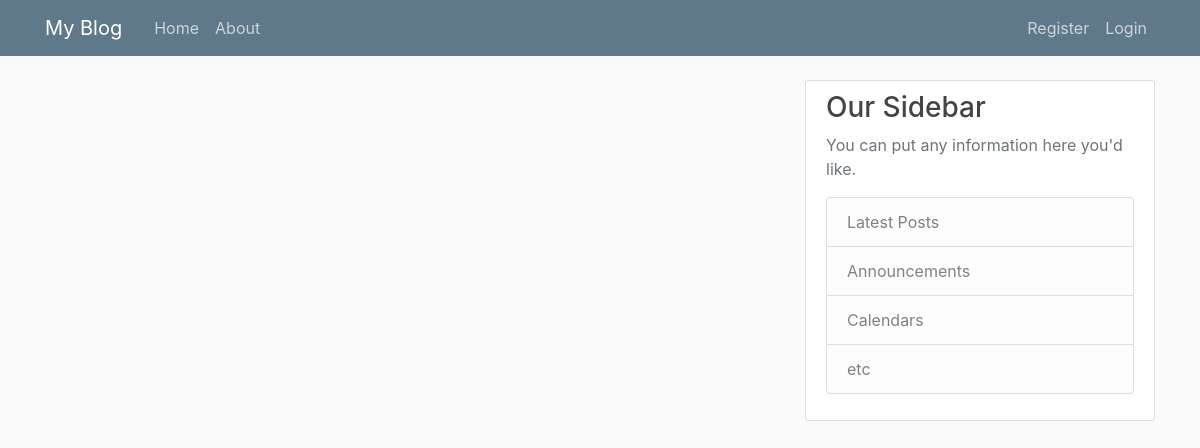
/home, run on an earlier commit of the app's database.
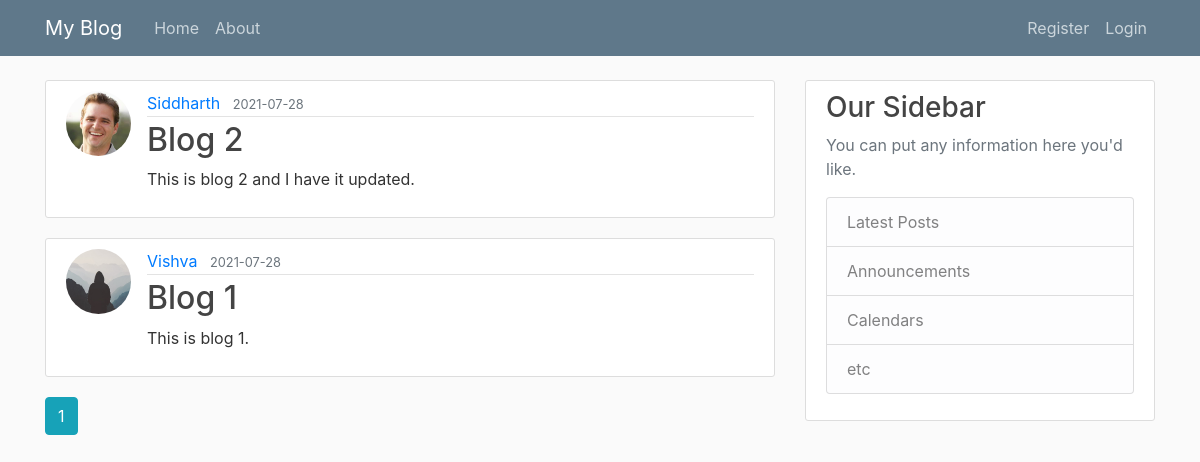
And on a later commit of the database.
### flask_blog/models.py (models this page shows, shortened)
class Post(db.Model):
    id = db.Column(db.Integer, primary_key=True)
    title = db.Column(db.String(100), nullable = False)
    date_posted = db.Column(db.DateTime, nullable = False, default = datetime.utcnow)
    content = db.Column(db.Text, nullable = False)
    post_id = db.Column(db.Integer, db.ForeignKey('user.id'), nullable = False)
    '''user.id is lower case, because if reference to
    'user' table name that is created for User
    class and it is default to class name lowercase.'''

class User(db.Model, UserMixin):
    id = db.Column(db.Integer, primary_key = True)
    username = db.Column(db.String(20), unique= True, nullable = False)
    email = db.Column(db.String(120), unique= True, nullable = False)
    image_file = db.Column(db.String(20), unique = False, nullable = False, default = 'default.jpeg')
    password = db.Column(db.String(60), unique = False, nullable = False)
    posts = db.relationship('Post', backref = 'author', lazy = True)

### flask_blog/main/routes.py (the view)
@main.route('/')
@main.route('/home')
def home_page():
    page = request.args.get('page', 1, type=int)
    posts = Post.query.order_by(Post.date_posted.desc()).paginate(page = page, per_page=5)
    return render_template('home.html', posts = posts)

### flask_blog/templates/home.html
{% extends "layout.html" %}
{% block content %}
    {% for post in posts.items %}
        <article class="media content-section">
          <img class="rounded-circle article-img" src="{{ url_for('static', filename='profile_pics/' + post.author.image_file) }}">
          <div class="media-body">
            <div class="article-metadata">
              <a class="mr-2" href="{{ url_for('users.user_posts', username = post.author.username )}}">{{ post.author.username }}</a>
              <small class="text-muted">{{ post.date_posted.strftime('%Y-%m-%d') }}</small>
            </div>
            <h2><a class="article-title" href="{{url_for('posts.post',post_id=post.id)}}">{{ post.title }}</a></h2>
            <p class="article-content">{{ post.content }}</p>
          </div>
        </article>
    {% endfor %}
    {% for page_num in posts.iter_pages(left_edge=1, right_edge=1, left_current=1, right_current=2 ) %}
        {% if page_num %}
            {% if posts.page == page_num %}
                <a class='btn btn-info mb-4' href="{{ url_for('main.home_page', page=page_num) }}"> {{ page_num }}</a>
            {% else %}
                <a class='btn btn-outline-info mb-4' href="{{ url_for('main.home_page', page=page_num) }}"> {{ page_num }}</a>
            {% endif %}
        {% else %}
            ...
        {% endif %}
    {% endfor %}
{% endblock content %}

What changed in the data, as far as the page shows it:
added Post: image_file (picture), author.username "Siddharth", date_posted "2021-07-28", title "Blog 2", content "This is blog 2 and I have it updated."
added Post: image_file (placeholder picture), author.username "Vishva", date_posted "2021-07-28", title "Blog 1", content "This is blog 1."
Also different on the page:
new list line: "1"
